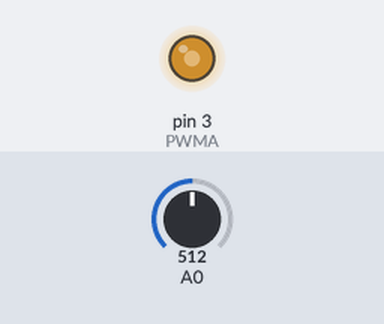
Bench run of a sketch on a simulated Arduino Uno, built with avr-gcc and run on an emulated ATmega328P. Shown: output pins drawn as LEDs (lit = HIGH). Inputs (shaded band) come from the test bench; at power-on: A0 = 512.

Above: at 1.2 s.
1.3 s: A0 set to 716
At 2.5 s:
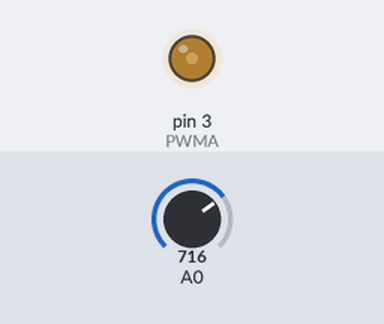
2.8 s: A0 set to 900
At 3.7 s:
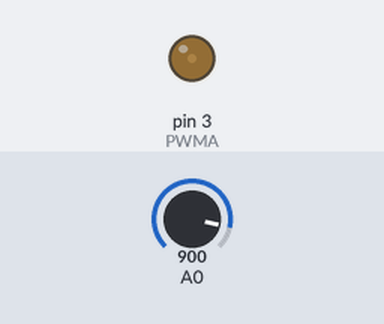
4.3 s: A0 set to 306
At 4.8 s:
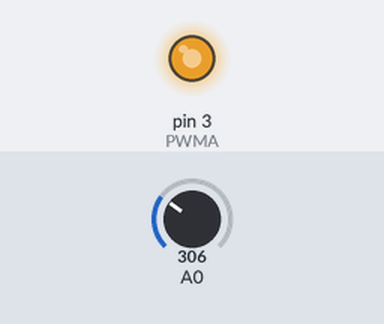
5.8 s: A0 set to 511
At 7.2 s:
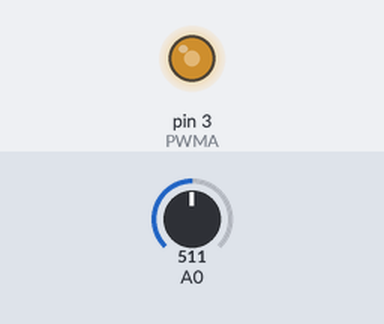
Timing chart, 0 to 8.3 s (numbered marks = the images above; inputs shaded):
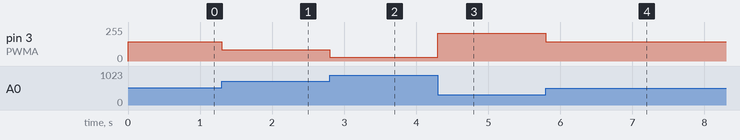

The sketch:

PID_batu.ino
```cpp
/* Custom P-Control Loop
 * 1/21/2017
 * Author: Batu Sipka
 */
/**********Pins*******/
#define AIN1 4
#define AIN2 5
#define PWMA 3

/**************** VARIABLES *******************/
#define kP 0.3
#define ERROR_MARGIN 5
#define TARGET_POSITION 1000

int targetPosition, currentPosition, error, pwm = 0;

//void clockwise():
//void c_clockwise():

void setup() {
  Serial.begin(9600);
  targetPosition = TARGET_POSITION;
}

void loop() {
  while(true){
    currentPosition = analogRead(0);
    error = targetPosition - currentPosition;

    pwm = kP * error;

    //check if at boundaries
    if(pwm > 255){ pwm = 255;}
    else if(pwm < -255){ pwm = -255;}
    else{pwm = pwm;}

    if(pwm>0){
      clockwise();
      analogWrite(PWMA,pwm);
    }
     else if (pwm < 0 ) {
      c_clockwise();
      analogWrite(PWMA,-pwm);
    }
    else{
      clockwise();
      analogWrite(PWMA,0);
    }
    if(abs(error) < ERROR_MARGIN){ //within margin
      analogWrite(PWMA,0);
    }
  }
}

void clockwise(){
  digitalWrite(AIN1, HIGH);
  digitalWrite(AIN2, LOW);
}

void c_clockwise(){
  digitalWrite(AIN1, LOW);
  digitalWrite(AIN2, HIGH);
}
```

Measured:
- after the input at 1.3 s, pin 3 (PWMA): 146/255 → 85/255 at once
- after the input at 2.8 s, pin 3 (PWMA): 85/255 → 30/255 at once
- after the input at 4.3 s, pin 3 (PWMA): 30/255 → 208/255 at once
- after the input at 5.8 s, pin 3 (PWMA): 208/255 → 146/255 at once
